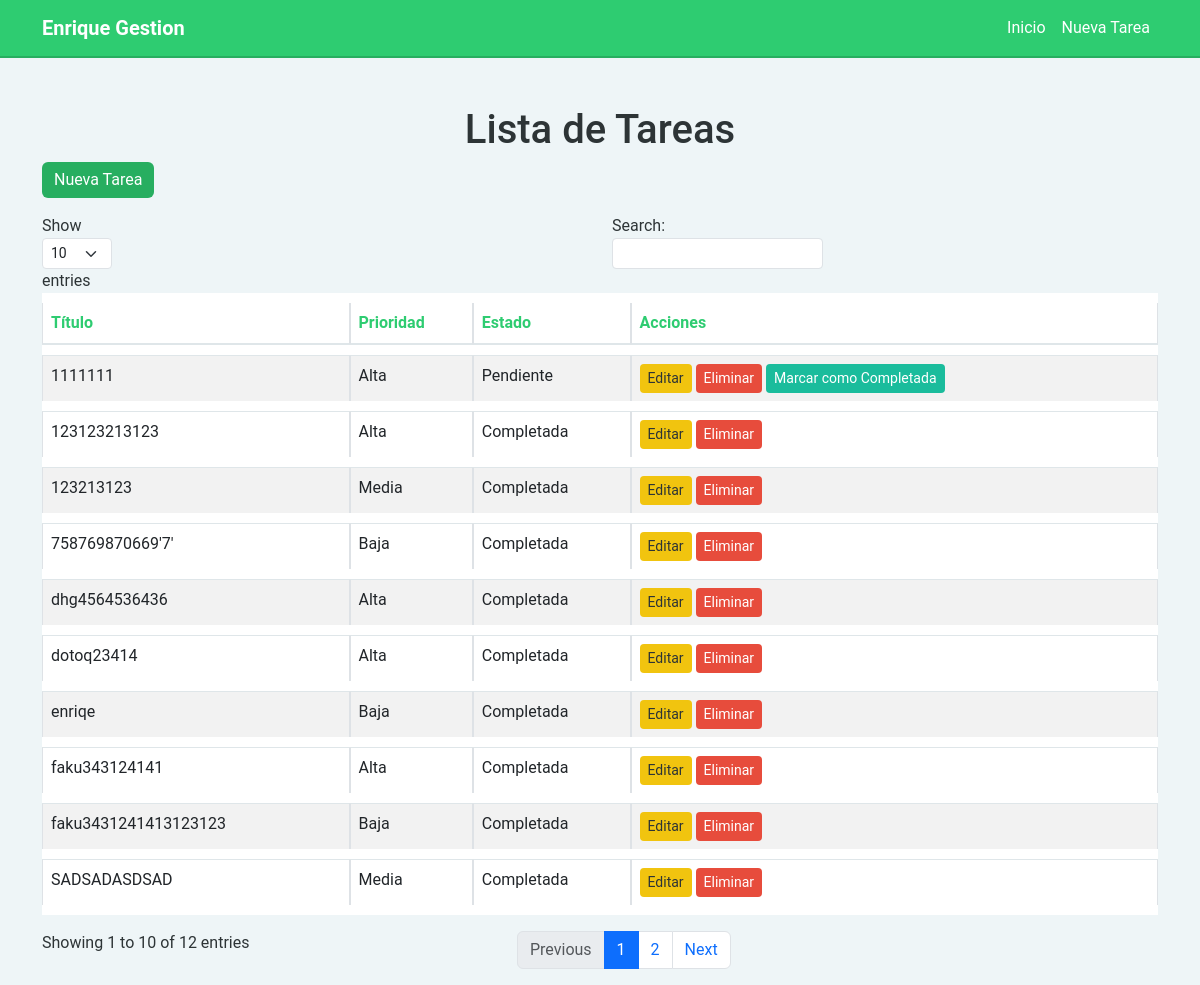
The page / on the database its author committed.
### tareas/models.py (models this page shows, shortened)
class Tarea(models.Model):
    PRIORIDAD_CHOICES = [
        ('Baja', 'Baja'),
        ('Media', 'Media'),
        ('Alta', 'Alta'),
    ]
    titulo = models.CharField(max_length=200)
    descripcion = models.TextField(blank=True, null=True)
    estado = models.BooleanField(default=False)
    prioridad = models.CharField(max_length=10, choices=PRIORIDAD_CHOICES, default='Media')
    fecha_creacion = models.DateTimeField(auto_now_add=True)

### tareas/views.py (the view)
# urls.py: path('', views.listar_tareas, name='listar_tareas'),
def listar_tareas(request):
    tareas = Tarea.objects.all()
    return render(request, 'tareas/listar_tareas.html', {'tareas': tareas})

### tareas/templates/tareas/listar_tareas.html (shortened to what this page needs)
{% extends 'base.html' %}
{% block content %}
<h1 class="text-center">Lista de Tareas</h1>
<a href="{% url 'crear_tarea' %}" class="btn btn-primary mb-3">Nueva Tarea</a>
<table id="tabla-tareas" class="table table-striped table-bordered">
    <thead>
        <tr>
            <th>Título</th>
            <th>Prioridad</th>
            <th>Estado</th>
            <th>Acciones</th>
        </tr>
    </thead>
    <tbody>
        {% for tarea in tareas %}
        <tr>
            <td>{{ tarea.titulo }}</td>
            <td>{{ tarea.prioridad }}</td>
            <td>
                {% if tarea.estado %}
                    Completada
                {% else %}
                    Pendiente
                {% endif %}
            </td>
            <td>
                <a href="{% url 'editar_tarea' tarea.pk %}" class="btn btn-warning btn-sm">Editar</a>
                <a href="{% url 'eliminar_tarea' tarea.pk %}" class="btn btn-danger btn-sm">Eliminar</a>
                {% if not tarea.estado %}
                <a href="{% url 'marcar_completada' tarea.pk %}" class="btn btn-success btn-sm">Marcar como Completada</a>
                {% endif %}
            </td>
        </tr>
        {% endfor %}
    </tbody>
</table>
{% endblock %}

### tareas/templates/base.html (shortened to what this page needs)
<!DOCTYPE html>
<html lang="en">
<head>
    {% load static %}
    <link href="https://cdn.jsdelivr.net/npm/bootstrap@5.3.0-alpha1/dist/css/bootstrap.min.css" rel="stylesheet">
    <link rel="stylesheet" href="{% static 'styles.css' %}">
</head>
<body>
    <nav class="navbar navbar-expand-lg navbar-dark">
        <div class="container">
            <a class="navbar-brand" href="/">Enrique Gestion</a>
            <div class="collapse navbar-collapse" id="navbarNav">
                <ul class="navbar-nav ms-auto">
                    <li class="nav-item">
                        <a class="nav-link" href="/">Inicio</a>
                    </li>
                    <li class="nav-item">
                        <a class="nav-link" href="/crear/">Nueva Tarea</a>
                    </li>
                </ul>
            </div>
        </div>
    </nav>
    <div class="container mt-5">
        {% block content %}
        {% endblock %}
    </div>
</body>
</html>

### tareas/static/styles.css (style rules this page uses)
body { background-color: #eef5f7; color: #2d3436; font-family: 'Roboto', sans-serif; }
.navbar { background-color: #2ecc71; border-bottom: 2px solid #27ae60; }
.navbar-brand { color: #ffffff !important; font-weight: bold; }
.navbar a { color: #ffffff !important; }
.table { background-color: #ffffff; color: #2d3436; border-collapse: separate; border-spacing: 0 10px; }
.table th { color: #2ecc71; border-bottom: 2px solid #dfe6e9; }
.table td { border-top: 1px solid #dfe6e9; }
.btn-primary { background-color: #27ae60; border: none; }
.btn-danger { background-color: #e74c3c; border: none; }
.btn-warning { background-color: #f1c40f; border: none; color: #2d3436; }
.btn-success { background-color: #1abc9c; border: none; }

### rows shown on the page
Tarea: titulo "enriqe", prioridad "Baja", estado "Completada"
Tarea: titulo "dotoq23414", prioridad "Alta", estado "Completada"
Tarea: titulo "dhg4564536436", prioridad "Alta", estado "Completada"
Tarea: titulo "758769870669'7'", prioridad "Baja", estado "Completada"
Tarea: titulo "SADSADASDSAD", prioridad "Media", estado "Completada"
Tarea: titulo "123213123", prioridad "Media", estado "Completada"
Tarea: titulo "faku343124141", prioridad "Alta", estado "Completada"
Tarea: titulo "faku3431241413123123", prioridad "Baja", estado "Completada"
Tarea: titulo "123123213123", prioridad "Alta", estado "Completada"
Tarea: titulo "1111111", prioridad "Alta", estado "Pendiente"
